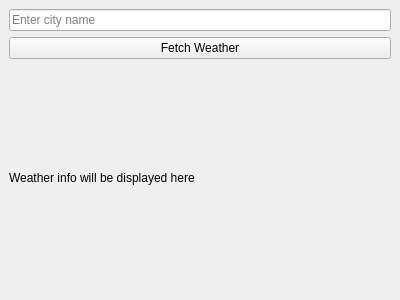
<?xml version="1.0" encoding="UTF-8"?>
<ui version="4.0">
 <class>MainWindow</class>
 <widget class="QMainWindow" name="MainWindow">
  <property name="geometry">
   <rect>
    <x>0</x>
    <y>0</y>
    <width>400</width>
    <height>300</height>
   </rect>
  </property>
  <property name="windowTitle">
   <string>Weather Example</string>
  </property>
  <widget class="QWidget" name="centralwidget">
   <layout class="QVBoxLayout" name="verticalLayout">
    <item>
     <widget class="QLineEdit" name="cityLineEdit">
      <property name="placeholderText">
       <string>Enter city name</string>
      </property>
     </widget>
    </item>
    <item>
     <widget class="QPushButton" name="fetchButton">
      <property name="text">
       <string>Fetch Weather</string>
      </property>
     </widget>
    </item>
    <item>
     <widget class="QLabel" name="weatherLabel">
      <property name="text">
       <string>Weather info will be displayed here</string>
      </property>
     </widget>
    </item>
   </layout>
  </widget>
 </widget>
 <resources/>
 <connections/>
</ui>
